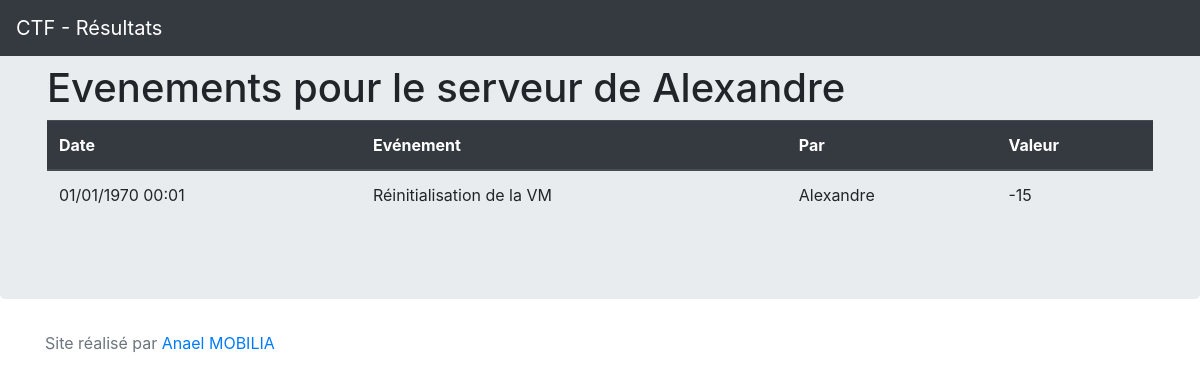
The page /evenementServeur.php?id=5 on the database its author committed.
### tables this page shows
CREATE TABLE `groupe` (
  `id` int(11) NOT NULL,
  `urlServeur` text NOT NULL,
  `membres` text NOT NULL,
  `isEnLigne` tinyint(4) NOT NULL
);

CREATE TABLE `evenement` (
  `id` int(11) NOT NULL,
  `timestamp` int(11) NOT NULL,
  `type` int(11) NOT NULL,
  `etat` tinyint(4) NOT NULL,
  `groupe` int(11) NOT NULL,
  `ip` text NOT NULL,
  `tiers` text NOT NULL
);

CREATE TABLE `typeaction` (
  `id` int(11) NOT NULL,
  `libelle` text NOT NULL,
  `valeur` int(11) NOT NULL,
  `saisieUser` tinyint(4) NOT NULL,
  `saisieAdmin` tinyint(4) NOT NULL,
  `isEvtMachine` tinyint(4) NOT NULL
);

### classes/maBDD.class.php (called while the page is built, shortened)
<?php
class maBDD {
   private $maBDD = null;
   private static $monInstance = null;
   private function __construct() {
      $this->maBDD = new PDO('mysql:host=' . _BDD_HOST_ . ';dbname=' . _BDD_NAME_, _BDD_USER_, _BDD_PASS_);
      $this->maBDD->setAttribute(PDO::ATTR_ERRMODE, PDO::ERRMODE_EXCEPTION);
      $this->maBDD->setAttribute(PDO::ATTR_DEFAULT_FETCH_MODE, PDO::FETCH_OBJ);
   }
   public static function getInstance() {
      if (is_null(self::$monInstance)) {
         self::$monInstance = new maBDD();
      }
      return self::$monInstance;
   }
   public function prepare($query) {
      return $this->maBDD->prepare($query);
   }
}

### classes/loader.class.php (called while the page is built, shortened)
<?php
class loader {
    public static function chargerEvenementsMachine($idMachine) {
        $req = maBDD::getInstance()->prepare("SELECT * FROM evenement ev, groupe gr, typeaction ty WHERE ev.groupe = gr.id AND ev.type = ty.id AND ev.tiers = :groupe AND ev.etat=1 AND ty.isEvtMachine = 1");
        $req->bindValue(':groupe', $idMachine, PDO::PARAM_INT);
        $req->execute();
        $retour = new ArrayObject();
        foreach ($req->fetchAll() as $value) {
            $monStub = new evenement();
            $monStub->setId($value->id);
            $monStub->setTimestamp($value->timestamp);
            $monStub->setType($value->type);
            $monStub->setEtat($value->etat);
            $monStub->setGroupe($value->groupe);
            $monStub->setIp($value->ip);
            $monStub->setTiers($value->tiers);
            $monStub->setNomGroupe($value->membres);
            $monStub->setNom($value->libelle);
            $monStub->setValeur($value->valeur);
            $retour->append($monStub);
        }
        return $retour;
    }
    public static function getNomGroupe($idGroupe) {
        $req = maBDD::getInstance()->prepare("SELECT * FROM groupe WHERE id = :groupe");
        $req->bindValue(':groupe', $idGroupe, PDO::PARAM_INT);
        $req->execute();
        $resultat = $req->fetch();
        return $resultat->membres;
    }
}

### classes/evenement.class.php (called while the page is built, shortened)
<?php
class evenement {
    private $timestamp;
    private $nomGroupe;
    private $nom;
    private $valeur;
    public function getTimestamp() {
        return $this->timestamp;
    }
    public function getNomGroupe() {
        return $this->nomGroupe;
    }
    public function getNom() {
        return $this->nom;
    }
    public function getValeur() {
        return $this->valeur;
    }
    public function setTimestamp($timestamp) {
        $this->timestamp = $timestamp;
    }
    public function setNomGroupe($nomGroupe) {
        $this->nomGroupe = $nomGroupe;
    }
    public function setNom($nom) {
        $this->nom = $nom;
    }
    public function setValeur($valeur) {
        $this->valeur = $valeur;
    }
}

### evenementServeur.php (the view, shortened to what this page needs)
<?php
$listeEvts = loader::chargerEvenementsMachine($_GET["id"]);
?>
<!DOCTYPE html>
<html lang="fr">
    <head>
        <link href="css/bootstrap.min.css" rel="stylesheet">
    </head>
    <body>
        <nav class="navbar navbar-expand-md navbar-dark fixed-top bg-dark">
            <a class="navbar-brand" href="index.php">CTF - Résultats</a>
        </nav>
        <main role="main">
            <div class="jumbotron">
                <div class="container">
                    <h1 class="display-5">Evenements pour le serveur de <?= loader::getNomGroupe($_GET["id"]) ?></h1>
                    <table class="table table-hover" id="resultats">
                        <thead class="thead-dark">
                            <tr>
                                <th scope="col">Date</th>
                                <th scope="col">Evénement</th>
                                <th scope="col">Par</th>
                                <th scope="col">Valeur</th>
                            </tr>
                        </thead>
                        <tbody>
                            <?php foreach ($listeEvts as $unEvt) : ?>
                                <tr>
                                    <td><?= date('d/m/Y H:m', $unEvt->getTimestamp()) ?></td>
                                    <td><?= $unEvt->getNom() ?></td>
                                    <td><?= $unEvt->getNomGroupe() ?></td>
                                    <td><?= $unEvt->getValeur() ?></td>
                                </tr>
                            <?php endforeach; ?>
                        </tbody>
                    </table>
                </div>
            </div>
        </main>
        <footer class="text-muted">
            <div class="container">
                <p>Site réalisé par <a href="https://www.anael.eu">Anael MOBILIA</a></p>
            </div>
        </footer>
    </body>
</html>

### rows shown on the page
groupe: membres "Alexandre"
evenement: timestamp "01/01/1970 00:01", typeaction.libelle "Réinitialisation de la VM", groupe.membres "Alexandre", typeaction.valeur "-15"
